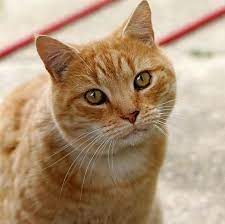
#> input picture cat.jpg, 225 x 224 px
$ python contrastadjustment.py
#> lines starting #> are read from the running program, lines starting #| are printed output that depends on the picture
import cv2
import numpy as np
import matplotlib.pyplot as plt
image = cv2.imread('cat.jpg')
#> image is the input picture: shape (224, 225, 3); mean B, G, R 121, 149, 175.7
contrast_start = cv2.cvtColor(image, cv2.COLOR_BGR2LAB)
#> contrast_start: shape (224, 225, 3); mean of channels 0, 1, 2 160.5, 134.8, 147.3
channel, a, b = cv2.split(contrast_start)
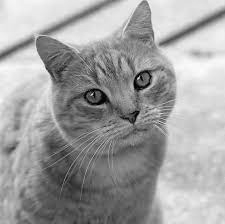
#> channel: shape (224, 225); min 1, max 253, mean 160.5
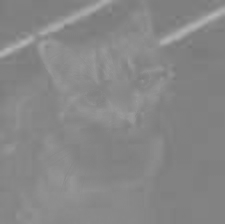
#> a: shape (224, 225); min 119, max 179, mean 134.8
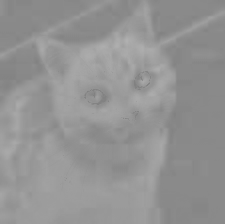
#> b: shape (224, 225); min 129, max 176, mean 147.3
clahe = cv2.createCLAHE(clipLimit = 2.0, tileGridSize=(8,8))
cl = clahe.apply(channel)
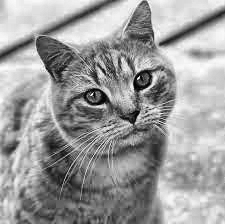
#> cl: shape (224, 225); min 1, max 254, mean 156.2
limb = cv2.merge((cl,a,b))
#> limb: shape (224, 225, 3); mean of channels 0, 1, 2 156.2, 134.8, 147.3
enhanced_img = cv2.cvtColor(limb, cv2.COLOR_LAB2BGR)
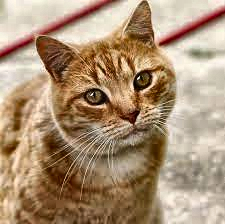
#> enhanced_img: shape (224, 225, 3); mean B, G, R 117.2, 145, 171.3
result = np.hstack((image, enhanced_img))
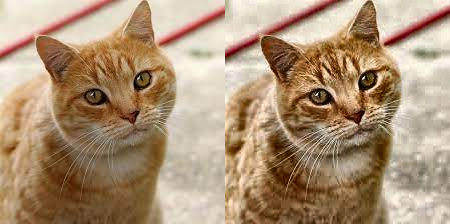
#> result: shape (224, 450, 3); mean B, G, R 119.1, 147, 173.5
cv2.imwrite('Contrast_adjustment.jpg', result)
cv2.imshow('Result', result)
